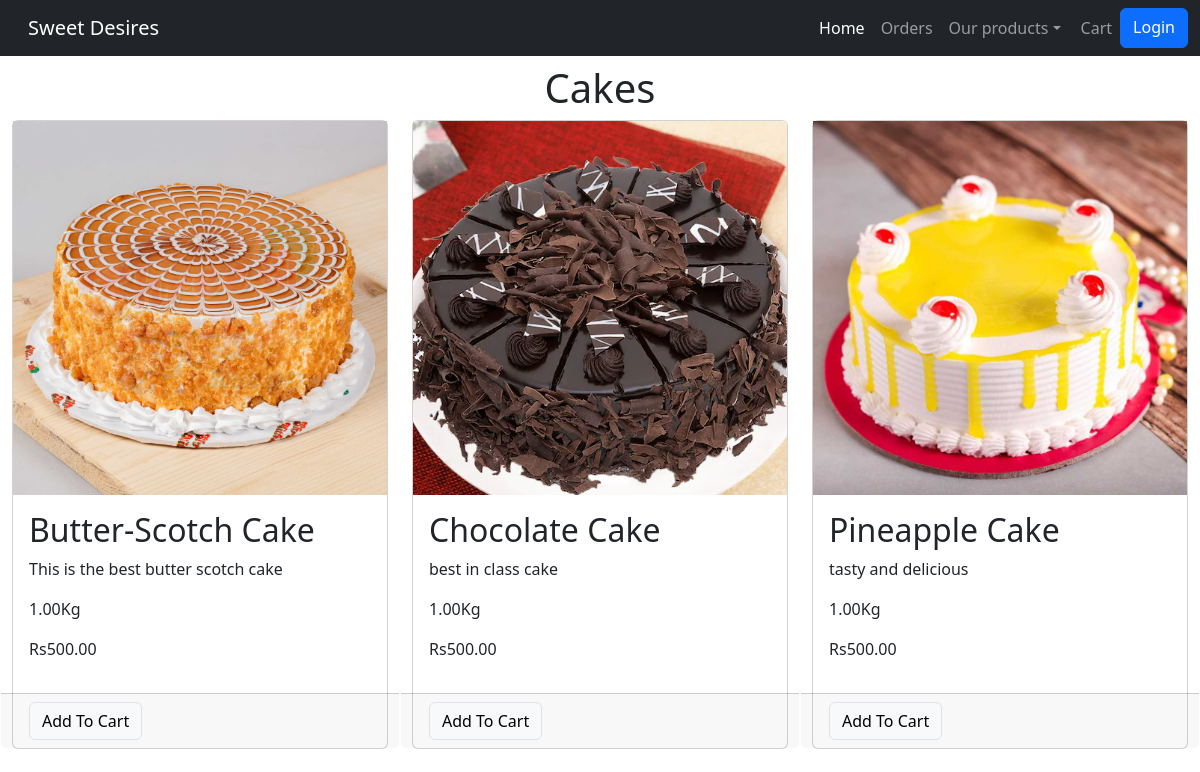
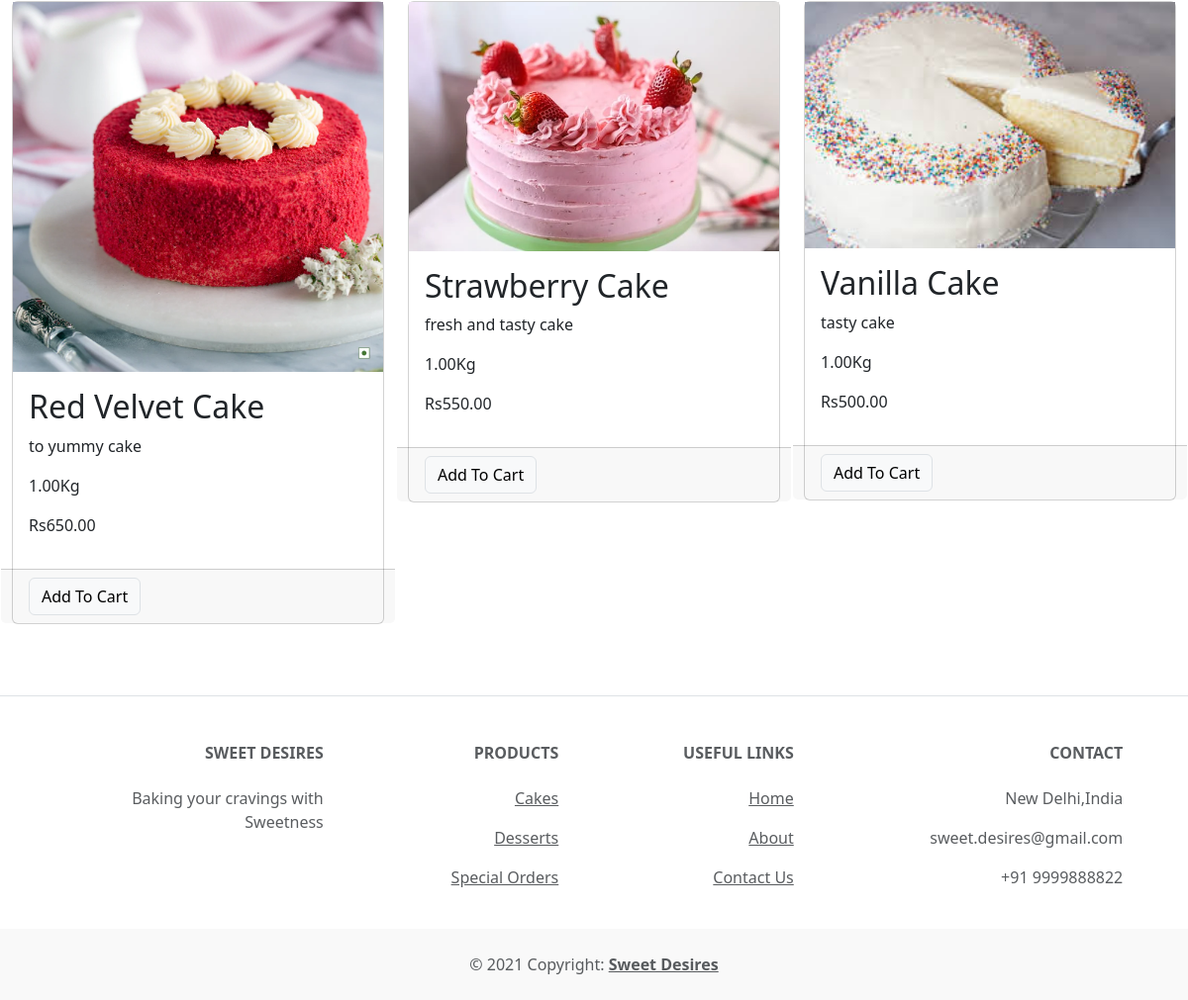
Page /cakes on the committed database (2 pictures, top to bottom).
### shop/models.py (models this page shows, shortened)
class Cake(models.Model):
    cake_id=models.AutoField
    name = models.CharField(max_length=255)
    description = models.TextField()
    category=models.CharField(max_length=50,default="")
    price = models.DecimalField(max_digits=6, decimal_places=2)
    image = models.ImageField(upload_to='cakes/images/')
    weight = models.DecimalField(max_digits=4, decimal_places=2, default=0.0)
    objects = CakeManager()

### shop/views.py (the view)
# urls.py: path('cakes',views.cakes,name="cakes"),
def cakes(request):
    cart = request.session.get('cart', {})
    request.session['cart'] = cart
    all_cakes = Cake.objects.all()
    context = {
        'cakes': all_cakes,
    }
    return render(request, 'cakes.html', context)

### shop/templatetags/cart.py (called while the page is built)
@register.filter(name='is_in_cart')
def is_in_cart(cake,cart):
    keys=cart.keys()
    for id in keys:
        if int(id)==cake.id:
            return True
    return False

### shop/templates/cakes.html (shortened to what this page needs)
{%extends 'base.html' %}
{% block body%}
{% load cart %}
<div class="container-fluid" mx-4 my-4>
    <h1 class="my-2 text-center">Cakes</h1>
    <div class="row">
      {%if cakes%}
      {% for cake in cakes %}
      <div class="col-md-4">
        <div class="card mb-4 box-shadow">
          <img src="{{ cake.image.url }}" alt="{{ cake.name }}">
          <div class="card-body">
            <h2>{{ cake.name }}</h2>
            <p> {{ cake.description}}</p>
            <p> {{cake.weight}}Kg</p>
            <p> Rs{{cake.price}}</p>
          </div>
          <div class="card-footer p-20 row no-gutters">
            {%if cake|is_in_cart:request.session.cart%}
            <div class="row no-gutters" >
              <div class="d-flex">
              <form action="/checkout" class="col-2" method="POST">
                {%csrf_token%}
                <input hidden type="text" value ="{{cake.id}}" name ="cake">
                <input hidden type="text" value ="true" name ="remove">
               <input type="submit" value="-" class="btn btn-block btn-secondary">
              </form>
              <span class="text-center-row" style="margin-right: 20px;">{{cake | cart_quantity:request.session.cart}} in cart</span>
              <form action="/checkout" class="col-2" method="POST">
                {%csrf_token%}
                <input hidden type="text" value ="{{cake.id}}" name ="cake">
               <input type="submit" value="+" class="btn btn-block btn-secondary">
              </form>
            </div>
            </div>
            {%else%}
            <form action ='/checkout' method ="POST" class="btn-block">
                <input type="submit" class="float-right btn btn-light border form control" value="Add To Cart" >
            </form>
            {%endif%}
         </div>
        </div>
      </div>
      {% endfor %}
      {% else %}
		<p>No categories found.</p>
	{% endif %}
    </div>
  </div>
{%endblock body%}

### rows in the picture
Cake: image (picture), name "Butter-Scotch Cake", description "This is the best butter scotch cake", weight "1.00", price "500.00"
Cake: image (picture), name "Chocolate Cake", description "best in class cake", weight "1.00", price "500.00"
Cake: image (picture), name "Pineapple Cake", description "tasty and delicious", weight "1.00", price "500.00"
Cake: image (picture), name "Red Velvet Cake", description "to yummy cake", weight "1.00", price "650.00"
Cake: image (picture), name "Strawberry Cake", description "fresh and tasty cake", weight "1.00", price "550.00"
Cake: image (picture), name "Vanilla Cake", description "tasty cake", weight "1.00", price "500.00"
